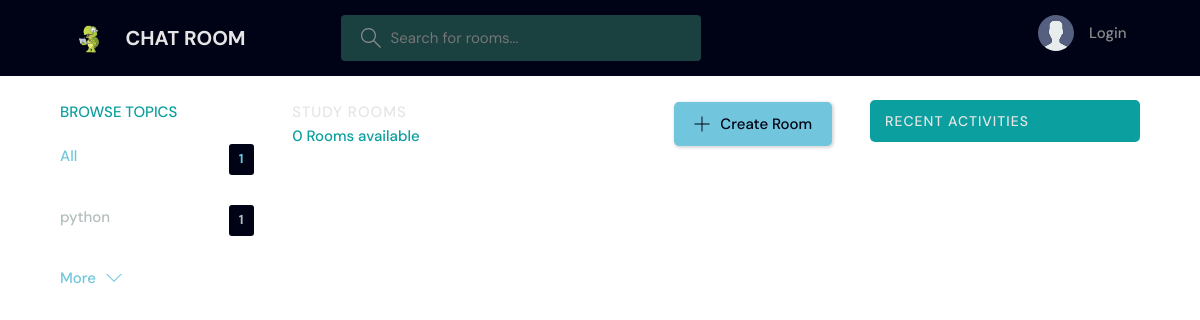
/?q=java, run on an earlier commit of the app's database.
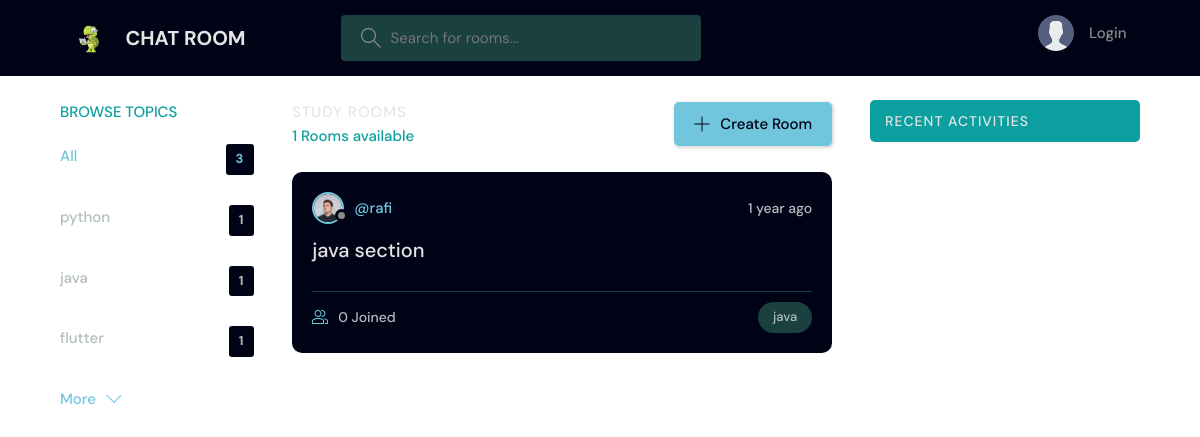
And on a later commit of the database.
### base/models.py (models this page shows, shortened)
class Topic(models.Model):
    name = models.CharField(max_length=200)

class Room(models.Model):
    host = models.ForeignKey(User,on_delete=models.SET_NULL,null=True)
    topic = models.ForeignKey(Topic,on_delete=models.SET_NULL,null=True)
    name = models.CharField(max_length=200)
    description = models.TextField(null=True)
    participants = models.ManyToManyField(User,related_name='participants',blank=True)
    updated = models.DateField(auto_now=True)
    created = models.DateField(auto_now_add=True)
    class Meta:
        ordering =['-updated','-created']

class User(AbstractUser):
    name = models.CharField(max_length=200,null=True)
    email = models.EmailField(unique=True,null=True)
    bio = models.TextField(null=True)
    avatar = models.ImageField(null=True,default='avatar.svg')

### base/views.py (the view)
# urls.py: 2. Add a URL to urlpatterns:  path('', views.home, name='home')
def home(request):
    q = request.GET.get('q') if request.GET.get('q') != None else ''
    rooms = Room.objects.filter(
        Q(topic__name__icontains=q) |
        Q(name__icontains=q) |
        Q(description__icontains=q)
    )
    topic = Topic.objects.all()[0:5]
    room_count = rooms.count()
    room_messages = Message.objects.filter(Q(room__topic__name__icontains=q))
    context = {'rooms': rooms, 'topic': topic, 'room_count': room_count
        , 'room_messages': room_messages}
    return render(request, 'home.html', context)

### templates/home.html (shortened to what this page needs)
{% extends 'main.html' %}
{% block content %}
<main class="layout layout--3">
  <div class="container">
    {% include 'topic_component.html' %}
    <div class="roomList">
      <div class="roomList__header">
        <div>
          <h2>Study Rooms</h2>
          <p>{{room_count}} Rooms available</p>
        </div>
        <a class="btn btn--main" href="{% url 'createRoom' %}">
          <svg version="1.1" xmlns="http://www.w3.org/2000/svg" width="32" height="32" viewBox="0 0 32 32">
            <title>add</title>
            <path
              d="M16.943 0.943h-1.885v14.115h-14.115v1.885h14.115v14.115h1.885v-14.115h14.115v-1.885h-14.115v-14.115z">
            </path>
          </svg>
          Create Room
        </a>
      </div>
      {% include 'feed_component.html' %}
    </div>
    {% include 'activity_component.html' %}
  </div>
</main>
{% endblock %}

### templates/topic_component.html
<div class="topics">
    <div class="topics__header">
        <h2>Browse Topics</h2>
    </div>
    <ul class="topics__list">
        <li>
            <a href="{% url 'home' %}" class="active">All <span>{{topic.count}}</span></a>
        </li>
        {% for topic in topic %}
        <li>
            <a href="{% url 'home' %}?q={{topic.name}}">{{topic.name}}<span>{{topic.room_set.all.count}}</span></a>
        </li>
        {% endfor %}
    </ul>
    <a class="btn btn--link" href="{% url 'topicPage' %}">
        More
        <svg version="1.1" xmlns="http://www.w3.org/2000/svg" width="32" height="32" viewBox="0 0 32 32">
            <title>chevron-down</title>
            <path d="M16 21l-13-13h-3l16 16 16-16h-3l-13 13z"></path>
        </svg>
    </a>
</div>

### templates/feed_component.html (shortened to what this page needs)
{% for room in rooms %}
<div class="roomListRoom">
    <div class="roomListRoom__header">
        <a href="{% url 'userProfile' room.host.id %}" class="roomListRoom__author">
            <div class="avatar avatar--small">
                <img src="{{room.host.avatar.url}}" />
            </div>
            <span>@{{room.host.username}}</span>
        </a>
        <div class="roomListRoom__actions">
            <span>{{room.created|timesince}} ago</span>
        </div>
    </div>
    <div class="roomListRoom__content">
        <a href="{% url 'room' room.id %}">{{room.name}}</a>
    </div>
    <div class="roomListRoom__meta">
        <a href="{% url 'room' room.id %}" class="roomListRoom__joined">
            {{room.participants.all.count}} Joined
        </a>
        <p class="roomListRoom__topic">{{room.topic.name}}</p>
    </div>
</div>
{% endfor %}

What changed in the data, as far as the page shows it:
added Topic: name "java", room_set.all.count "1"
added Topic: name "flutter", room_set.all.count "1"
added Room: host.avatar (picture), host.username "rafi", created "1 year", name "java section", participants.all.count "0", topic.name "java"
Also different on the page:
{{ topic.count }}: "1" → "3"
{{ room_count }}: "0" → "1"
